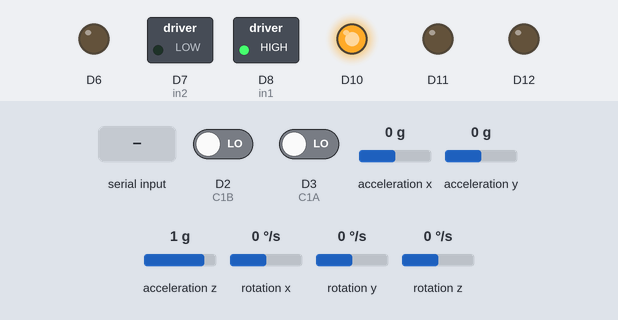
Recording of a sketch running on a simulated Arduino Nano 33 BLE. On the bench: switched loads named in the sketch (green lamp = pin HIGH), output pins drawn as LEDs (lit = HIGH). The inputs (shaded band) are chosen by the test bench; at power-on: D2 (C1B) LOW, D3 (C1A) LOW, acceleration x 0 g, acceleration y 0 g, acceleration z 1 g, rotation x 0 °/s, rotation y 0 °/s, rotation z 0 °/s. What the sketch prints to the serial monitor is not drawn.

Above: at 1.7 s.
1.8 s: "30,150," received over Serial
At 2.82 s:
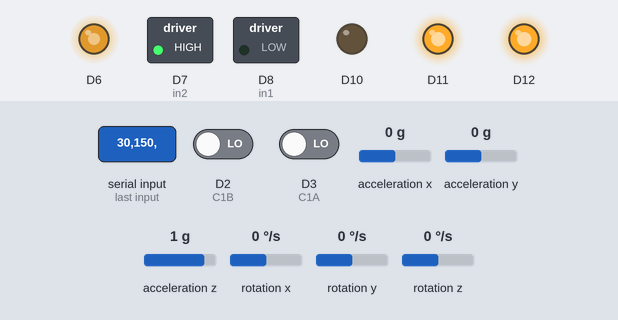
At 4.2 s:
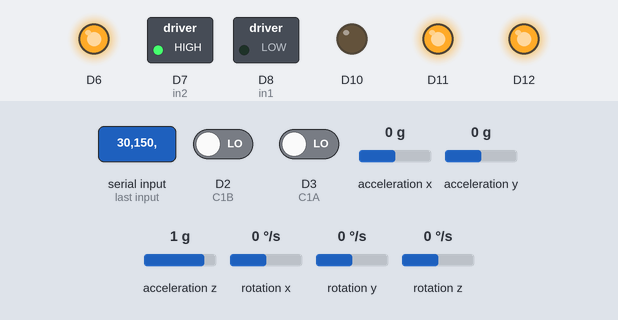
Timing chart, 0 to 5.7 s (numbered marks = the images above; inputs shaded):
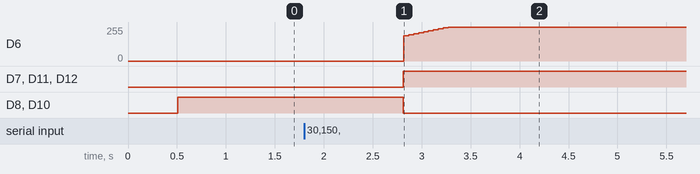

The sketch:

onBoard.ino
```cpp
#include "Motor.h"
#include <Arduino_LSM9DS1.h>
#include "I2Cdev.h"
#include "MPU6050_6Axis_MotionApps20.h"
#if I2CDEV_IMPLEMENTATION == I2CDEV_ARDUINO_WIRE
    #include "Wire.h"
#endif

// Motor + Encoder Pins
#define PWMA 6
#define in1 8
#define in2 7
#define C1A 3
#define C2A 5

#define MOTOR_STANDBY 9

#define PWMB 11
#define in3 10
#define in4 12
#define C1B 2
#define C2B 4

// MPU6050 Variables
MPU6050 mpu;
uint8_t devStatus;      // return status after each device operation (0 = success, !0 = error)
uint8_t fifoBuffer[64]; // FIFO storage buffer
Quaternion q;
VectorFloat gravity;
float ypr[3];

// High-Level Orientation Control
const float kp_theta = 2;

// Low-Level Speed Control Parameters
const int maxRPM = 200;
const float CPR = 12;
const float gearRatio = 100.37;
const float conversionRatio = 4./CPR*60/gearRatio;
const int loopInterval = 50;
unsigned long lastLoop;
int target[2];
float v[2];

Motor motorA(in1, in2, PWMA, C1A, C2A, conversionRatio);
Motor motorB(in3, in4, PWMB, C1B, C2B, conversionRatio);

// Debugging / Modes
const bool print = false;
const bool logIMU = false;
const bool serialConnection = true;

// Complimentary Filter
float a[3], r[3], m[3];
const float alpha = .95; // 0-1
float orientation[3];
float thetaM, phiM;
float dt;
unsigned long millisOld;

void setup() {
  Serial.begin(9600);
  //Serial1.begin(9600);

  IMUsetup();

  attachInterrupt(digitalPinToInterrupt(C1A), motorAInterrupt, RISING);
  attachInterrupt(digitalPinToInterrupt(C1B), motorBInterrupt, RISING);

  digitalWrite(MOTOR_STANDBY, HIGH);

  motorA.tunePID(1, 5, 0);
  motorB.tunePID(1, 5, 0);
}

void loop() {
  controlLoop();
}

void controlLoop() {
  if(millis()-lastLoop < loopInterval) return;
  lastLoop = millis();
  readIMU();

  // Read serial
  if(serialConnection) {
    if (Serial.available()) {
      readIntArray(target, 2);
      Serial.readStringUntil('\n');
    }
  }
  else {
    target[0] = maxRPM * round(sin(0.3 * micros() / 1e6));
    target[1] = maxRPM * round(cos(0.3 * micros() / 1e6));
  }

  // Run orientation PID, ensure rpmIn does not exceed maximum
  float rpmIn = orientationControl(target[0]);
  if(abs(rpmIn) > maxRPM) rpmIn = rpmIn/abs(rpmIn) * maxRPM;

  v[0] = controlMotor(target[0], &motorA);
  v[1] = controlMotor(target[1], &motorB);

  if(serialConnection) {
    printArray(orientation,3);
    printArray(v,2);
    Serial.println();
  }

  // Print to serial for debugging
  if (print) debugger();
}

float orientationControl(float target) {
  float e = target - orientation[0];

  // PID Placeholder

  return kp_theta*e;
}

// Helper function to read and filter IMU data
void readIMU() {
  if (mpu.dmpGetCurrentFIFOPacket(fifoBuffer)) { // Get the Latest packet
    mpu.dmpGetQuaternion(&q, fifoBuffer);
    mpu.dmpGetGravity(&gravity, &q);
    mpu.dmpGetYawPitchRoll(ypr, &q, &gravity);
    orientation[0] = ypr[0] * 180/M_PI;
    orientation[1] = ypr[1] * 180/M_PI;
    orientation[2] = ypr[2] * 180/M_PI;
  }

  /*
  if (IMU.accelerationAvailable())
    IMU.readAcceleration(a[0], a[1], a[2]);
  if (IMU.gyroscopeAvailable())
    IMU.readGyroscope(r[0], r[1], r[2]);
  if(IMU.magneticFieldAvailable())
    IMU.readMagneticField(m[0], m[1], m[2]);

  // Complimentary filter
  dt = (millis()-millisOld)/1000.;
  millisOld = millis();

  thetaM = atan2(a[0],sqrt(a[1]*a[1]+a[2]*a[2]))/PI*180;
  phiM = atan2(m[1], m[2])/PI*180;//atan2(a[1],sqrt(a[0]*a[0]+a[2]*a[2]))/PI*180;

  orientation[0] = alpha*(orientation[0] + dt*r[1]) + (1-alpha)*thetaM;
  orientation[1] = alpha*(orientation[1] - dt*r[0]) + (1-alpha)*phiM;

  float theta = orientation[0]/180 * PI;
  float phi = orientation[1]/180 * PI;

  float psi = 0;//atan2(m[1], m[2]);//atan2(m[2]*sin(phi) + m[1]*cos(phi), m[0]*cos(theta) + sin(theta)*(-m[1]*sin(phi) + m[2]*cos(phi)));

  orientation[2] = psi/PI * 180;
  */
}

float controlMotor(float vt, Motor *mtr) {
  float v = mtr->updateVelocity();
  float u = mtr->rpmControl(vt);
  mtr->drive(u);
  return v;
}

// Print stuff
void debugger() {
  if(logIMU) { // Print IMU data
    Serial.print(String(dt) + ' ');
    //Serial.print(String(thetaM) + ' ' + String(phiM) + ' ');
    Serial.print(String(orientation[0]) + ' ' + String(orientation[1]) + ' ' + String(orientation[2]) + ' ');
    Serial.print("180 -180");
  }
  else { // Print Motor RPM data
    Serial.print(String(target[0]) + ' ' + String(v[0]) + ' ');
    Serial.print(String(target[1]) + ' ' + String(v[1]) + ' ');
    Serial.print(String(maxRPM) + " -" + String(maxRPM));
  }
  Serial.println();
}

// Motor Interrupts from Encoders
void motorAInterrupt() {
  motorA.readEncoder();
}
void motorBInterrupt() {
  motorB.readEncoder();
}

void readIntArray(int *arr, int length) {
  for(int i = 0; i<length; i++)
    arr[i] = Serial.readStringUntil(',').toInt();
}

void printArray(float *arr, int length) {
  for(int i=0; i<length; i++)
    Serial.print(String(arr[i]) + ',');
}

void IMUsetup() {
  // join I2C bus (I2Cdev library doesn't do this automatically)
  #if I2CDEV_IMPLEMENTATION == I2CDEV_ARDUINO_WIRE
      Wire.begin();
      Wire.setClock(400000); // 400kHz I2C clock. Comment this line if having compilation difficulties
      Wire.setWireTimeout(3000, true);
  #elif I2CDEV_IMPLEMENTATION == I2CDEV_BUILTIN_FASTWIRE
      Fastwire::setup(400, true);
  #endif

  // initialize device
  Serial.println(F("Initializing I2C devices..."));
  mpu.initialize();

  // verify connection
  Serial.println(F("Testing device connections..."));
  Serial.println(mpu.testConnection() ? F("MPU6050 connection successful") : F("MPU6050 connection failed"));

  // load and configure the DMP
  Serial.println(F("Initializing DMP..."));
  devStatus = mpu.dmpInitialize();

  // supply your own gyro offsets here, scaled for min sensitivity
  mpu.setXGyroOffset(220);
  mpu.setYGyroOffset(76);
  mpu.setZGyroOffset(-85);
  mpu.setZAccelOffset(1788); // 1688 factory default for my test chip

  // make sure it worked (returns 0 if so)
  if (devStatus == 0) {
      // Calibration Time: generate offsets and calibrate our MPU6050
      mpu.CalibrateAccel(6);
      mpu.CalibrateGyro(6);
      mpu.PrintActiveOffsets();
      // turn on the DMP, now that it's ready
      Serial.println(F("Enabling DMP..."));
      mpu.setDMPEnabled(true);
  } else {
      // ERROR!
      // 1 = initial memory load failed
      // 2 = DMP configuration updates failed
      // (if it's going to break, usually the code will be 1)
      Serial.print(F("DMP Initialization failed (code "));
      Serial.print(devStatus);
      Serial.println(F(")"));
  }
}
```

Motor.cpp
```cpp
#include "Arduino.h"
#include "Motor.h"

Motor::Motor(int in1, int in2, int PWM, int C1, int C2, float encConvRatio) {
  // Pins
  this->in1 = in1;
  this->in2 = in2;
  this->PWM = PWM;
  this->C1 = C1;
  this->C2 = C2;

  pinMode(in1, OUTPUT);
  pinMode(in2, OUTPUT);
  pinMode(PWM, OUTPUT);
  pinMode(C1, INPUT);
  pinMode(C2, INPUT);

  // Constants
  this->encConvRatio = encConvRatio;

  // Initial Direction, Power
  digitalWrite(in1, LOW);
  digitalWrite(in2, HIGH);
  this->dir = true;
  //analogWrite(PWM, 0); // This line ensures cosntant 0 PWM output on nano 33 ble, not sure why

  // Feedback Parameters
  prevT = prevT_i = 0; // long
  posPrev = pos_i = 0; // int
  velocity_i = v1Filt = v1Prev = v2Filt = v2Prev = eintegral = prevE = 0; // float

  kp = 1;
  ki = 3;
  kd = .2;
}

void Motor::setPWM(int newPWM){
  analogWrite(PWM, newPWM);
}

void Motor::run(int time){
  delay(time);
  analogWrite(PWM, 0);
}

void Motor::toggleDir(){
  digitalWrite(in1, dir);
  digitalWrite(in2, !dir);
  dir = !dir;
}

void Motor::setDir(bool newDir) {
  if(dir!=newDir) {
    dir = newDir;
    digitalWrite(in1, !dir);
    digitalWrite(in2, dir);
  }
}

void Motor::drive(int target) {
  this->setDir(target>0);
  this->setPWM(min(abs(target), 255));
}

float Motor::updateVelocity() {
  // Read position, velocity
  int pos = 0;
  float velocity2 = 0;
  noInterrupts();
  pos = pos_i;
  velocity2 = velocity_i;
  interrupts();

  // Method 1 Velocity Measurent
  long currT = micros();
  deltaT = ((float) (currT-prevT))/1.0e6;
  float velocity1 = (pos - posPrev)/deltaT;
  posPrev = pos;
  prevT = currT;

  // Convert to RPM
  float v1 = velocity1*encConvRatio;
  float v2 = velocity2*encConvRatio;

  // Filter
  v1Filt = lowPassFilter(v1, v1Prev, v1Filt);
  v1Prev = v1;
  v2Filt = lowPassFilter(v2, v2Prev, v2Filt);
  v2Prev = v2;

  return v2Filt;
}

float Motor::rpmControl(float target) {
  float e = target - v2Filt;

  eintegral = eintegral + e*deltaT;
  float ederivative = (e - prevE)/deltaT;
  prevE = e;

  return kp*e + ki*eintegral + kd*ederivative;
}

void Motor::tunePID(float kp, float ki, float kd) {
  this->kp = kp;
  this->ki = ki;
  this->kd = kd;
}

float Motor::lowPassFilter(float calc, float prevCalc, float prevFilt) {
  return 0.854*prevFilt + .0728*calc + .0728*prevCalc;
}

void Motor::readEncoder(){
  // Read encoder B when ENCA rises
  int b = digitalRead(C2);
  int increment = 0;
  if(b>0){
    // If B is high, increment forward
    increment = 1;
  }
  else{
    // Otherwise, increment backward
    increment = -1;
  }
  pos_i = pos_i + increment;

  // Compute velocity with method 2
  long currT = micros();
  float deltaT = ((float) (currT - prevT_i))/1.0e6;
  velocity_i = increment/deltaT;
  prevT_i = currT;
}
```

Motor.h
```cpp
#ifndef Motor_h
#define Motor_h
#include "Arduino.h"

class Motor {
public:
  Motor(int in1, int in2, int PWM, int C1, int C2, float encConvRatio); // Constructor

  void setPWM(int newPWM);
  void run(int time);
  void toggleDir();
  void setDir(bool newDir);

  // Allows +/- inputs
  void drive(int target);

  float updateVelocity();
  float rpmControl(float target);
  void readEncoder();
  void tunePID(float kp, float ki, float kd);

private:
  // Pins
  int in1, in2, PWM, C1, C2;

  // Constants
  float encConvRatio;
  int maxRPM;

  // Trackers
  bool dir;

  // Velocity Measurement
  float deltaT;
  long prevT;
  int posPrev;

  // Voltaile Measurements
  volatile int pos_i;
  volatile float velocity_i;
  volatile long prevT_i;

  // for lowPass filter
  float lowPassFilter(float calc, float prevCalc, float prevFilt);
  float v1Filt, v1Prev, v2Filt, v2Prev;

  // PI Controller
  float eintegral, prevE;
  float kp, ki, kd;
};

#endif
```

Measured:
- after the input at 1.8 s, D6: moves from 0/255 to 255/255 over 0.45 s, starting after 1.0 s; D7 (in2), D11, D12: LOW → HIGH after 1.0 s; D8 (in1), D10: HIGH → LOW after 1.0 s
